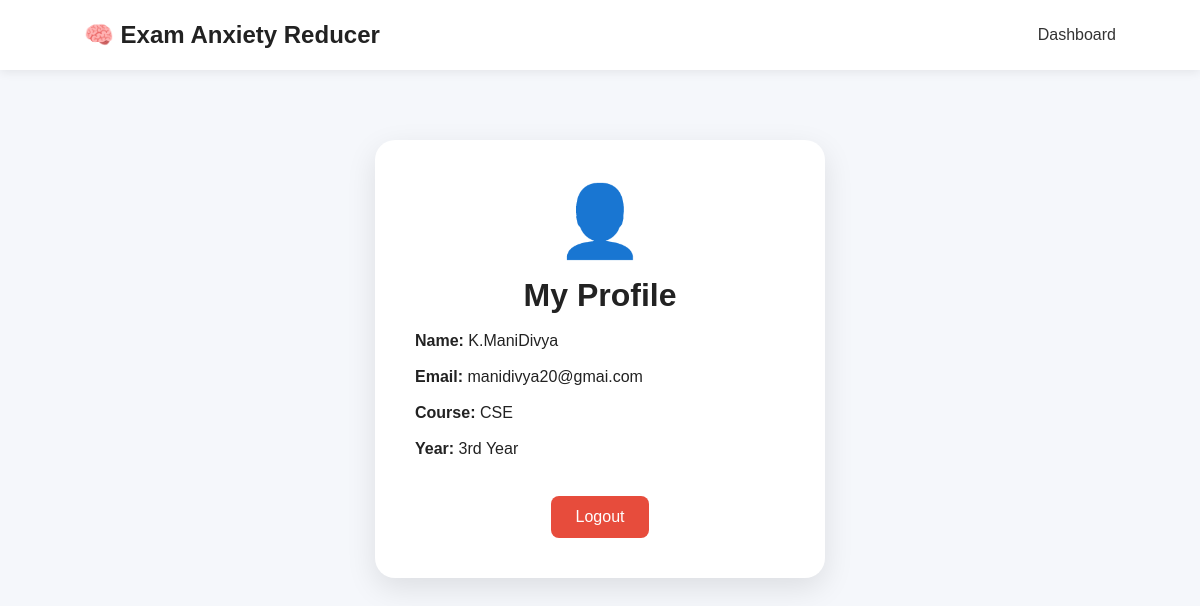
Screenshot of /profile (signed in) with the database file from the repository.
### tables this page shows
CREATE TABLE students (
            student_id INTEGER PRIMARY KEY AUTOINCREMENT,
            name TEXT NOT NULL,
            email TEXT UNIQUE NOT NULL,
            password TEXT NOT NULL,
            course TEXT,
            year TEXT
        );

### app.py (the view)
@app.route("/profile")
def profile():
    if "student_id" not in session:
        return redirect("/login")
    conn = sqlite3.connect("database.db")
    cursor = conn.cursor()
    cursor.execute("""
        SELECT * FROM students
        WHERE student_id = ?
    """, (session["student_id"],))
    student = cursor.fetchone()
    conn.close()
    return render_template(
        "profile.html",
        student=student
    )

### templates/profile.html (shortened to what this page needs)
<!DOCTYPE html>
<html>
<head>
    <link rel="stylesheet"
          href="{{ url_for('static', filename='css/style.css') }}">
</head>
<body>
<nav>
    <h2>🧠 Exam Anxiety Reducer</h2>
    <a href="/dashboard">Dashboard</a>
</nav>
<div class="profile-container">
    <div class="profile-box">
        <div class="profile-icon">
            👤
        </div>
        <h1>My Profile</h1>
        <p><strong>Name:</strong> {{ student[1] }}</p>
        <p><strong>Email:</strong> {{ student[2] }}</p>
        <p><strong>Course:</strong> {{ student[4] }}</p>
        <p><strong>Year:</strong> {{ student[5] }}</p>
        <a href="/logout" class="logout-button">
            Logout
        </a>
    </div>
</div>
</body>
</html>

### static/style.css (style rules this page uses)
* { margin: 0; padding: 0; box-sizing: border-box; }
body { font-family: Arial, sans-serif; background: #f5f7fb; color: #222; }
nav { height: 70px; padding: 0 7%; display: flex; justify-content: space-between; align-items: center; background: white; box-shadow: 0 2px 10px rgba(0,0,0,0.08); }
nav a { text-decoration: none; margin-left: 20px; color: #333; }
.profile-container { display: flex; justify-content: center; padding-top: 70px; }
.profile-box { width: 450px; padding: 40px; background: white; border-radius: 20px; text-align: center; box-shadow: 0 10px 30px rgba(0,0,0,0.1); }
.profile-icon { font-size: 70px; margin-bottom: 15px; }
.profile-box p { text-align: left; margin: 18px 0; }
.logout-button { display: inline-block; margin-top: 20px; padding: 12px 25px; background: #e74c3c; color: white; text-decoration: none; border-radius: 8px; }

### rows the page displays
students: name "K.ManiDivya", email "manidivya20@gmai.com", course "CSE", year "3rd Year"
